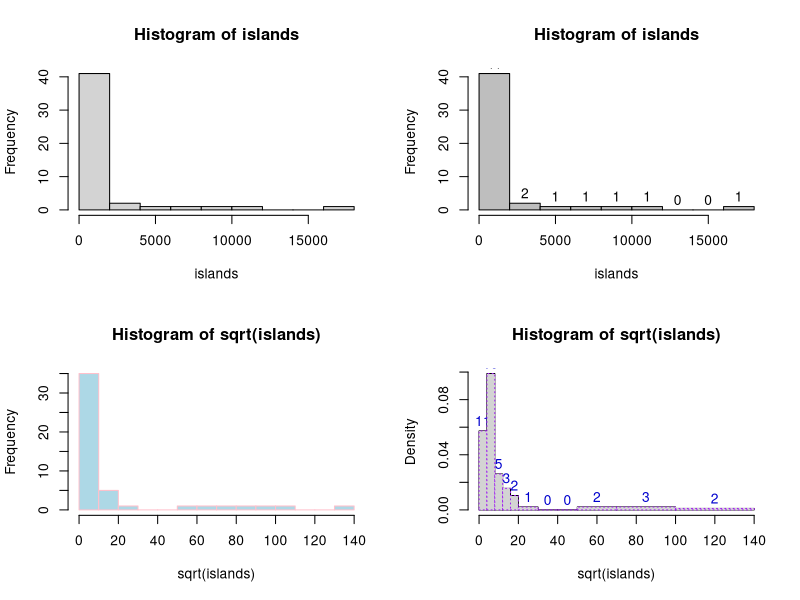
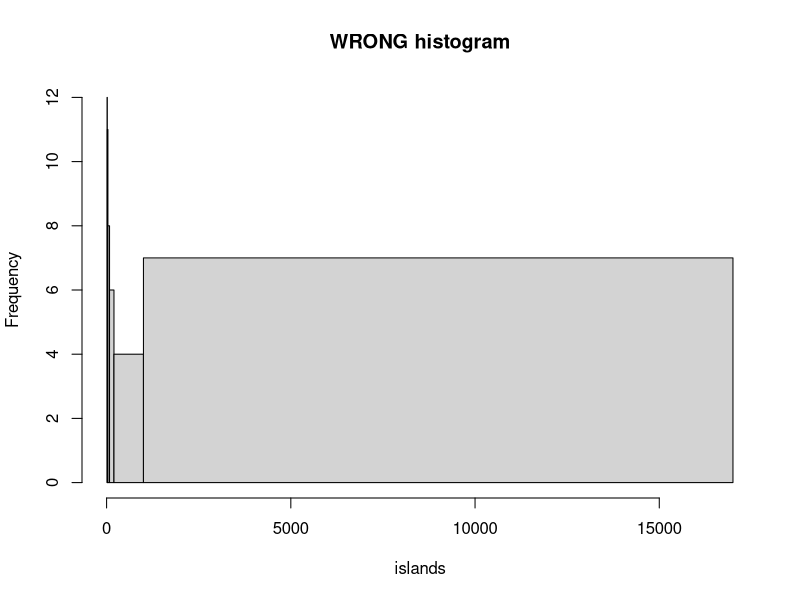
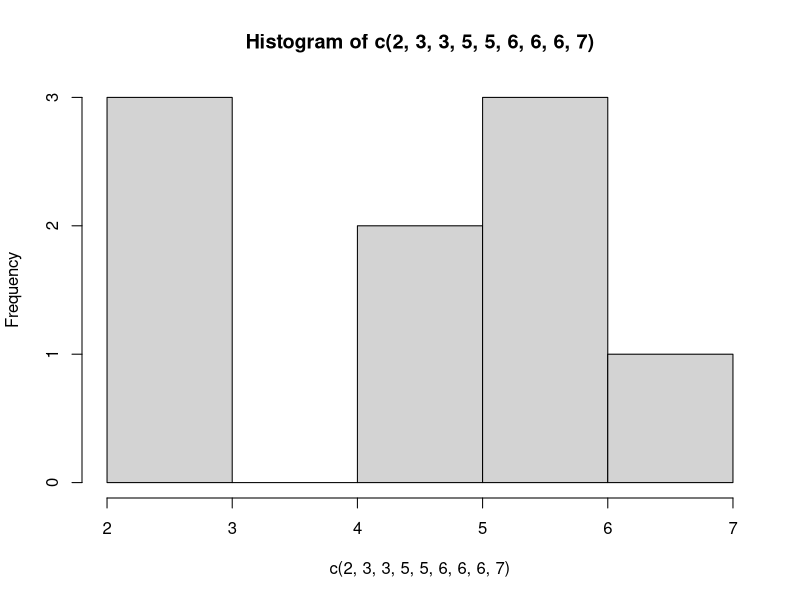
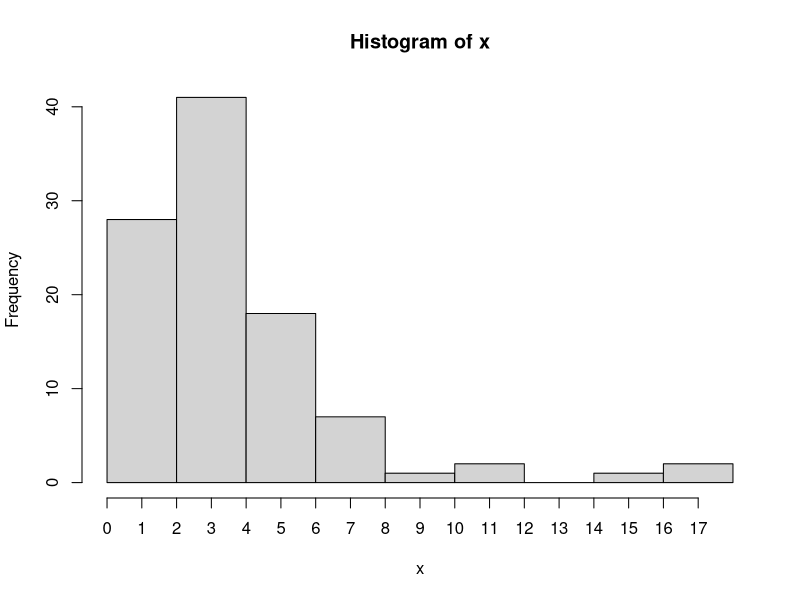
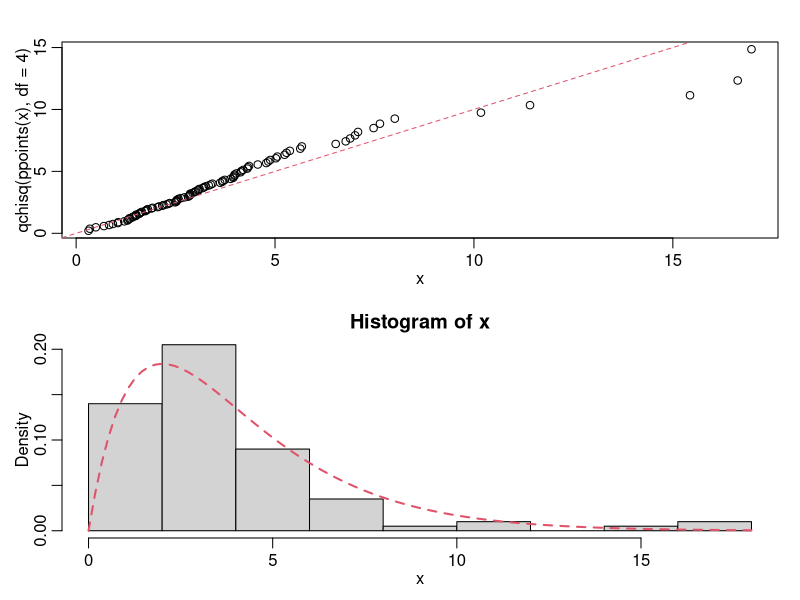
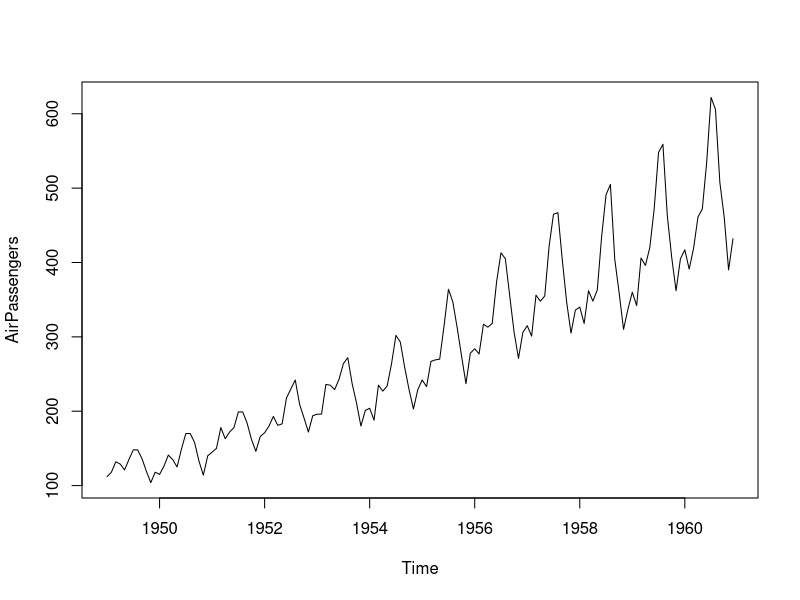
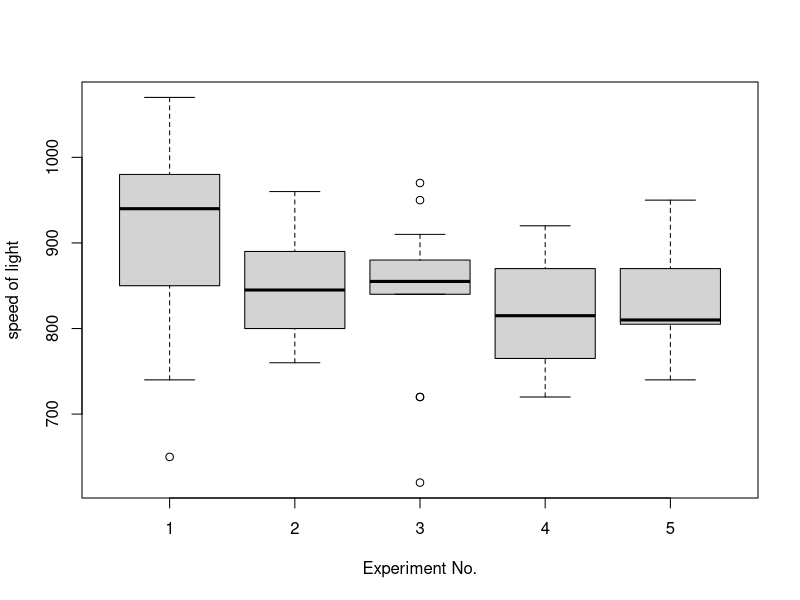

R code for these plots, in order:
library(MASS)
data()
data(phones)
phones
example(hist)
plot(AirPassengers)
AirPassengers
data("morley")
boxplot(Speed ~ Expt, morley,xlab="Experiment No.",ylab="speed of light")